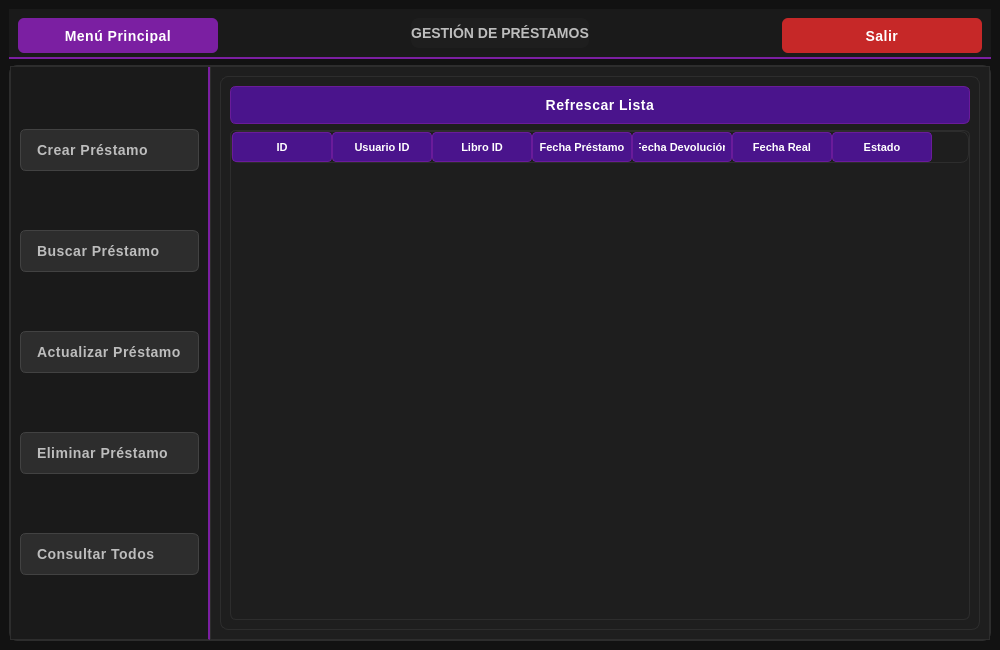
<?xml version="1.0" encoding="UTF-8"?>
<ui version="4.0">
 <class>MainWindow</class>
 <widget class="QMainWindow" name="MainWindow">
  <property name="geometry">
   <rect>
    <x>0</x>
    <y>0</y>
    <width>1000</width>
    <height>650</height>
   </rect>
  </property>
  <property name="windowTitle">
   <string>Sistema de Biblioteca - Gestión de Préstamos</string>
  </property>
  <property name="styleSheet">
   <string notr="true">/* === Estilo general - Tema Oscuro Biblioteca === */
QMainWindow {
    background-color: #121212;
    color: #e0e0e0;
    font-family: &quot;Segoe UI&quot;, &quot;SF Pro Display&quot;, &quot;Roboto&quot;, sans-serif;
    font-size: 14px;
    font-weight: 400;
}

/* === Frames === */
QFrame {
    background-color: #1e1e1e;
    border-radius: 8px;
    border: 1px solid #2d2d2d;
}

/* Barra superior */
#frame_superior {
    background-color: #1a1a1a;
    border: none;
    border-radius: 0px;
    border-bottom: 2px solid #7b1fa2;
}

/* Panel lateral */
#frame_lateral {
    background-color: #1a1a1a;
    border-right: 2px solid #7b1fa2;
    border-radius: 0px;
}

/* Área principal */
#frame_paginas {
    background-color: #1e1e1e;
    border-radius: 0px;
}

/* === Botones === */
QPushButton {
    background-color: #4a148c;
    color: #ffffff;
    border: 1px solid #6a1b9a;
    border-radius: 6px;
    padding: 10px 16px;
    font-weight: 500;
    font-size: 14px;
    letter-spacing: 0.5px;
    background: qlineargradient(x1:0, y1:0, x2:0, y2:1,
        stop:0 #7b1fa2, stop:1 #4a148c);
}

QPushButton:hover {
    background-color: #6a1b9a;
    color: #ffffff;
    border: 1px solid #8e24aa;
}

QPushButton:pressed {
    background-color: #38006b;
    color: #ffffff;
    border: 1px solid #4a148c;
    background: qlineargradient(x1:0, y1:0, x2:0, y2:1,
        stop:0 #4a148c, stop:1 #38006b);
}

/* Botón principal (Menú) */
#boton_menu {
    background-color: #7b1fa2;
    color: white;
    border: none;
    font-weight: 600;
    background: qlineargradient(x1:0, y1:0, x2:0, y2:1,
        stop:0 #9c27b0, stop:1 #7b1fa2);
}
#boton_menu:hover {
    background-color: #8e24aa;
    background: qlineargradient(x1:0, y1:0, x2:0, y2:1,
        stop:0 #ab47bc, stop:1 #8e24aa);
}
#boton_menu:pressed {
    background-color: #6a1b9a;
    background: qlineargradient(x1:0, y1:0, x2:0, y2:1,
        stop:0 #7b1fa2, stop:1 #6a1b9a);
}

/* Botón salir */
#boton_salir {
    background-color: #c62828;
    color: white;
    border: none;
    background: qlineargradient(x1:0, y1:0, x2:0, y2:1,
        stop:0 #ef5350, stop:1 #b71c1c);
}
#boton_salir:hover {
    background-color: #d32f2f;
    background: qlineargradient(x1:0, y1:0, x2:0, y2:1,
        stop:0 #f44336, stop:1 #c62828);
}
#boton_salir:pressed {
    background-color: #b71c1c;
    background: qlineargradient(x1:0, y1:0, x2:0, y2:1,
        stop:0 #c62828, stop:1 #b71c1c);
}

/* === Campos de texto === */
QLineEdit {
    background-color: #2d2d2d;
    color: #e0e0e0;
    border: 1px solid #424242;
    border-radius: 4px;
    padding: 8px 12px;
    font-size: 14px;
    font-weight: 400;
    selection-background-color: #7b1fa2;
}

QLineEdit:focus {
    border: 1px solid #7b1fa2;
    background-color: #333333;
    box-shadow: 0px 0px 5px rgba(123, 31, 162, 0.5);
}

QLineEdit:placeholder {
    color: #666666;
}

/* === Labels === */
QLabel {
    color: #bdbdbd;
    font-weight: 500;
    font-size: 14px;
    border: none;
}

/* Label inferior o secundario */
#label_mensaje {
    color: #9e9e9e;
    font-size: 10px;
    font-style: italic;
}

/* === Stacked Widget === */
QStackedWidget {
    background-color: #1e1e1e;
    border: 1px solid #2d2d2d;
    border-radius: 8px;
}

/* === Scrollbars === */
QScrollBar:vertical {
    border: none;
    background: #2d2d2d;
    width: 12px;
    border-radius: 6px;
}
QScrollBar::handle:vertical {
    background: #4a148c;
    min-height: 25px;
    border-radius: 6px;
}
QScrollBar::handle:vertical:hover {
    background: #6a1b9a;
}
QScrollBar::add-line:vertical,
QScrollBar::sub-line:vertical {
    height: 0;
}

QScrollBar:horizontal {
    border: none;
    background: #2d2d2d;
    height: 12px;
    border-radius: 6px;
}
QScrollBar::handle:horizontal {
    background: #4a148c;
    min-width: 25px;
    border-radius: 6px;
}
QScrollBar::handle:horizontal:hover {
    background: #6a1b9a;
}

/* === Layouts === */
QVBoxLayout, QHBoxLayout {
    spacing: 12px;
}

/* === Botones laterales === */
#boton_crear, #boton_buscar, #boton_actualizar, #boton_eliminar, #boton_consultar_todos {
    background-color: #2d2d2d;
    border: 1px solid #424242;
    color: #bdbdbd;
    font-weight: 500;
    font-size: 14px;
    text-align: left;
    padding: 12px 16px;
}

#boton_crear:hover, 
#boton_buscar:hover, 
#boton_actualizar:hover, 
#boton_eliminar:hover,
#boton_consultar_todos:hover {
    background-color: #333333;
    border: 1px solid #7b1fa2;
    color: #e0e0e0;
    background: qlineargradient(x1:0, y1:0, x2:1, y2:0,
        stop:0 #2d2d2d, stop:1 #4a148c);
}

#boton_crear:pressed, 
#boton_buscar:pressed, 
#boton_actualizar:pressed, 
#boton_eliminar:pressed,
#boton_consultar_todos:pressed {
    background-color: #4a148c;
    border: 1px solid #6a1b9a;
    color: #ffffff;
}

/* === Tooltips === */
QToolTip {
    background-color: #2d2d2d;
    color: #e0e0e0;
    border: 1px solid #7b1fa2;
    padding: 8px;
    border-radius: 6px;
    font-size: 13px;
    font-weight: 500;
    box-shadow: 0px 2px 10px rgba(0, 0, 0, 0.3);
}

/* === Tablas === */
QTableWidget {
    background-color: #1e1e1e;
    color: #e0e0e0;
    gridline-color: #424242;
    border: 1px solid #2d2d2d;
    border-radius: 6px;
    font-size: 13px;
    font-weight: 400;
    selection-background-color: #7b1fa2;
    selection-color: #ffffff;
    alternate-background-color: #252525;
}

QHeaderView::section {
    background-color: #4a148c;
    color: #ffffff;
    border: 1px solid #6a1b9a;
    border-radius: 4px;
    font-weight: 600;
    font-size: 13px;
    padding: 8px;
}

QHeaderView::section:hover {
    background-color: #6a1b9a;
}

QTableWidget::item {
    padding: 6px;
    border: none;
}

QTableWidget::item:selected {
    background-color: #7b1fa2;
    color: #ffffff;
}

/* Efectos adicionales para profundidad */
#frame_superior {
    border-bottom: 2px solid #7b1fa2;
}

#frame_lateral {
    border-right: 2px solid #7b1fa2;
}

/* Efectos de sombra suaves */
QFrame {
    box-shadow: 0px 2px 8px rgba(0, 0, 0, 0.2);
}

QPushButton {
    box-shadow: 0px 2px 4px rgba(0, 0, 0, 0.3);
}

QLineEdit:focus {
    box-shadow: 0px 0px 8px rgba(123, 31, 162, 0.4);
}</string>
  </property>
  <widget class="QWidget" name="centralwidget">
   <layout class="QVBoxLayout" name="verticalLayout" stretch="1,8">
    <item>
     <widget class="QFrame" name="frame_superior">
      <property name="minimumSize">
       <size>
        <width>0</width>
        <height>50</height>
       </size>
      </property>
      <property name="maximumSize">
       <size>
        <width>16777215</width>
        <height>50</height>
       </size>
      </property>
      <property name="frameShape">
       <enum>QFrame::StyledPanel</enum>
      </property>
      <property name="frameShadow">
       <enum>QFrame::Raised</enum>
      </property>
      <layout class="QHBoxLayout" name="horizontalLayout">
       <item>
        <widget class="QPushButton" name="boton_menu">
         <property name="minimumSize">
          <size>
           <width>200</width>
           <height>35</height>
          </size>
         </property>
         <property name="text">
          <string>Menú Principal</string>
         </property>
        </widget>
       </item>
       <item>
        <spacer name="horizontalSpacer">
         <property name="orientation">
          <enum>Qt::Horizontal</enum>
         </property>
         <property name="sizeHint" stdset="0">
          <size>
           <width>226</width>
           <height>20</height>
          </size>
         </property>
        </spacer>
       </item>
       <item>
        <widget class="QLabel" name="label_titulo">
         <property name="text">
          <string>GESTIÓN DE PRÉSTAMOS</string>
         </property>
         <property name="alignment">
          <set>Qt::AlignCenter</set>
         </property>
        </widget>
       </item>
       <item>
        <spacer name="horizontalSpacer_2">
         <property name="orientation">
          <enum>Qt::Horizontal</enum>
         </property>
         <property name="sizeHint" stdset="0">
          <size>
           <width>226</width>
           <height>20</height>
          </size>
         </property>
        </spacer>
       </item>
       <item>
        <widget class="QPushButton" name="boton_salir">
         <property name="minimumSize">
          <size>
           <width>200</width>
           <height>35</height>
          </size>
         </property>
         <property name="text">
          <string>Salir</string>
         </property>
        </widget>
       </item>
      </layout>
     </widget>
    </item>
    <item>
     <widget class="QFrame" name="frame_central">
      <property name="frameShape">
       <enum>QFrame::StyledPanel</enum>
      </property>
      <property name="frameShadow">
       <enum>QFrame::Raised</enum>
      </property>
      <layout class="QHBoxLayout" name="horizontalLayout_2">
       <property name="spacing">
        <number>0</number>
       </property>
       <property name="leftMargin">
        <number>0</number>
       </property>
       <property name="topMargin">
        <number>0</number>
       </property>
       <property name="rightMargin">
        <number>0</number>
       </property>
       <property name="bottomMargin">
        <number>0</number>
       </property>
       <item>
        <widget class="QFrame" name="frame_lateral">
         <property name="minimumSize">
          <size>
           <width>200</width>
           <height>0</height>
          </size>
         </property>
         <property name="maximumSize">
          <size>
           <width>200</width>
           <height>16777215</height>
          </size>
         </property>
         <property name="frameShape">
          <enum>QFrame::StyledPanel</enum>
         </property>
         <property name="frameShadow">
          <enum>QFrame::Raised</enum>
         </property>
         <layout class="QVBoxLayout" name="verticalLayout_2">
          <item>
           <widget class="QPushButton" name="boton_crear">
            <property name="text">
             <string>Crear Préstamo</string>
            </property>
           </widget>
          </item>
          <item>
           <widget class="QPushButton" name="boton_buscar">
            <property name="text">
             <string>Buscar Préstamo</string>
            </property>
           </widget>
          </item>
          <item>
           <widget class="QPushButton" name="boton_actualizar">
            <property name="text">
             <string>Actualizar Préstamo</string>
            </property>
           </widget>
          </item>
          <item>
           <widget class="QPushButton" name="boton_eliminar">
            <property name="text">
             <string>Eliminar Préstamo</string>
            </property>
           </widget>
          </item>
          <item>
           <widget class="QPushButton" name="boton_consultar_todos">
            <property name="text">
             <string>Consultar Todos</string>
            </property>
           </widget>
          </item>
         </layout>
        </widget>
       </item>
       <item>
        <widget class="QFrame" name="frame_paginas">
         <property name="frameShape">
          <enum>QFrame::StyledPanel</enum>
         </property>
         <property name="frameShadow">
          <enum>QFrame::Raised</enum>
         </property>
         <layout class="QVBoxLayout" name="verticalLayout_3">
          <item>
           <widget class="QStackedWidget" name="stackedWidget">
            <property name="currentIndex">
             <number>4</number>
            </property>
            <widget class="QWidget" name="page_crear">
             <layout class="QHBoxLayout" name="horizontalLayout_3">
              <item>
               <layout class="QVBoxLayout" name="verticalLayout_4">
                <item>
                 <layout class="QGridLayout" name="gridLayout_crear">
                  <item row="0" column="0">
                   <widget class="QLabel" name="label_usuario_id_crear">
                    <property name="text">
                     <string>ID Usuario</string>
                    </property>
                   </widget>
                  </item>
                  <item row="0" column="1">
                   <widget class="QLineEdit" name="usuario_id_crear">
                    <property name="minimumSize">
                     <size>
                      <width>150</width>
                      <height>0</height>
                     </size>
                    </property>
                    <property name="placeholderText">
                     <string>ID del usuario</string>
                    </property>
                   </widget>
                  </item>
                  <item row="1" column="0">
                   <widget class="QLabel" name="label_libro_id_crear">
                    <property name="text">
                     <string>ID Libro</string>
                    </property>
                   </widget>
                  </item>
                  <item row="1" column="1">
                   <widget class="QLineEdit" name="libro_id_crear">
                    <property name="placeholderText">
                     <string>ID del libro</string>
                    </property>
                   </widget>
                  </item>
                  <item row="2" column="0">
                   <widget class="QLabel" name="label_fecha_prestamo_crear">
                    <property name="text">
                     <string>Fecha Préstamo</string>
                    </property>
                   </widget>
                  </item>
                  <item row="2" column="1">
                   <widget class="QLineEdit" name="fecha_prestamo_crear">
                    <property name="placeholderText">
                     <string>YYYY-MM-DD HH:MM:SS</string>
                    </property>
                   </widget>
                  </item>
                  <item row="3" column="0">
                   <widget class="QLabel" name="label_fecha_devolucion_crear">
                    <property name="text">
                     <string>Fecha Devolución</string>
                    </property>
                   </widget>
                  </item>
                  <item row="3" column="1">
                   <widget class="QLineEdit" name="fecha_devolucion_crear">
                    <property name="placeholderText">
                     <string>YYYY-MM-DD HH:MM:SS</string>
                    </property>
                   </widget>
                  </item>
                  <item row="4" column="0">
                   <widget class="QLabel" name="label_fecha_devolucion_real_crear">
                    <property name="text">
                     <string>Fecha Devolución Real</string>
                    </property>
                   </widget>
                  </item>
                  <item row="4" column="1">
                   <widget class="QLineEdit" name="fecha_devolucion_real_crear">
                    <property name="placeholderText">
                     <string>YYYY-MM-DD HH:MM:SS (Opcional)</string>
                    </property>
                   </widget>
                  </item>
                  <item row="5" column="0">
                   <widget class="QLabel" name="label_estado_crear">
                    <property name="text">
                     <string>Estado</string>
                    </property>
                   </widget>
                  </item>
                  <item row="5" column="1">
                   <widget class="QLineEdit" name="estado_crear">
                    <property name="placeholderText">
                     <string>Activo, Devuelto, Vencido</string>
                    </property>
                   </widget>
                  </item>
                 </layout>
                </item>
                <item>
                 <widget class="QPushButton" name="accion_guardar">
                  <property name="text">
                   <string>Guardar Préstamo</string>
                  </property>
                 </widget>
                </item>
               </layout>
              </item>
             </layout>
            </widget>
            <widget class="QWidget" name="page_buscar">
             <layout class="QVBoxLayout" name="verticalLayout_7">
              <item>
               <layout class="QGridLayout" name="gridLayout_buscar">
                <item row="0" column="0">
                 <widget class="QLabel" name="label_prestamo_id_buscar">
                  <property name="text">
                   <string>ID Préstamo</string>
                  </property>
                 </widget>
                </item>
                <item row="0" column="1">
                 <widget class="QLineEdit" name="prestamo_id_buscar">
                  <property name="minimumSize">
                   <size>
                    <width>150</width>
                    <height>0</height>
                   </size>
                  </property>
                  <property name="placeholderText">
                   <string>Ingrese ID a buscar</string>
                  </property>
                 </widget>
                </item>
                <item row="0" column="2">
                 <widget class="QPushButton" name="buscar_buscar">
                  <property name="text">
                   <string>Buscar</string>
                  </property>
                 </widget>
                </item>
                <item row="1" column="0">
                 <widget class="QLabel" name="label_usuario_id_buscar">
                  <property name="text">
                   <string>ID Usuario</string>
                  </property>
                 </widget>
                </item>
                <item row="1" column="1">
                 <widget class="QLineEdit" name="usuario_id_buscar"/>
                </item>
                <item row="2" column="0">
                 <widget class="QLabel" name="label_libro_id_buscar">
                  <property name="text">
                   <string>ID Libro</string>
                  </property>
                 </widget>
                </item>
                <item row="2" column="1">
                 <widget class="QLineEdit" name="libro_id_buscar"/>
                </item>
                <item row="3" column="0">
                 <widget class="QLabel" name="label_fecha_prestamo_buscar">
                  <property name="text">
                   <string>Fecha Préstamo</string>
                  </property>
                 </widget>
                </item>
                <item row="3" column="1">
                 <widget class="QLineEdit" name="fecha_prestamo_buscar"/>
                </item>
                <item row="4" column="0">
                 <widget class="QLabel" name="label_fecha_devolucion_buscar">
                  <property name="text">
                   <string>Fecha Devolución</string>
                  </property>
                 </widget>
                </item>
                <item row="4" column="1">
                 <widget class="QLineEdit" name="fecha_devolucion_buscar"/>
                </item>
                <item row="5" column="0">
                 <widget class="QLabel" name="label_fecha_devolucion_real_buscar">
                  <property name="text">
                   <string>Fecha Devolución Real</string>
                  </property>
                 </widget>
                </item>
                <item row="5" column="1">
                 <widget class="QLineEdit" name="fecha_devolucion_real_buscar"/>
                </item>
                <item row="6" column="0">
                 <widget class="QLabel" name="label_estado_buscar">
                  <property name="text">
                   <string>Estado</string>
                  </property>
                 </widget>
                </item>
                <item row="6" column="1">
                 <widget class="QLineEdit" name="estado_buscar"/>
                </item>
               </layout>
              </item>
              <item>
               <widget class="QPushButton" name="accion_limpiar">
                <property name="text">
                 <string>Limpiar Búsqueda</string>
                </property>
               </widget>
              </item>
             </layout>
            </widget>
            <widget class="QWidget" name="page_actualizar">
             <layout class="QHBoxLayout" name="horizontalLayout_4">
              <item>
               <layout class="QVBoxLayout" name="verticalLayout_5">
                <item>
                 <layout class="QGridLayout" name="gridLayout_actualizar">
                  <item row="0" column="0">
                   <widget class="QLabel" name="label_prestamo_id_actualizar">
                    <property name="text">
                     <string>ID Préstamo</string>
                    </property>
                   </widget>
                  </item>
                  <item row="0" column="1">
                   <widget class="QLineEdit" name="prestamo_id_actualizar">
                    <property name="minimumSize">
                     <size>
                      <width>150</width>
                      <height>0</height>
                     </size>
                    </property>
                    <property name="placeholderText">
                     <string>Ingrese ID a actualizar</string>
                    </property>
                   </widget>
                  </item>
                  <item row="0" column="2">
                   <widget class="QPushButton" name="buscar_actualizar">
                    <property name="text">
                     <string>Buscar</string>
                    </property>
                   </widget>
                  </item>
                  <item row="1" column="0">
                   <widget class="QLabel" name="label_usuario_id_actualizar">
                    <property name="text">
                     <string>ID Usuario</string>
                    </property>
                   </widget>
                  </item>
                  <item row="1" column="1">
                   <widget class="QLineEdit" name="usuario_id_actualizar"/>
                  </item>
                  <item row="2" column="0">
                   <widget class="QLabel" name="label_libro_id_actualizar">
                    <property name="text">
                     <string>ID Libro</string>
                    </property>
                   </widget>
                  </item>
                  <item row="2" column="1">
                   <widget class="QLineEdit" name="libro_id_actualizar"/>
                  </item>
                  <item row="3" column="0">
                   <widget class="QLabel" name="label_fecha_prestamo_actualizar">
                    <property name="text">
                     <string>Fecha Préstamo</string>
                    </property>
                   </widget>
                  </item>
                  <item row="3" column="1">
                   <widget class="QLineEdit" name="fecha_prestamo_actualizar"/>
                  </item>
                  <item row="4" column="0">
                   <widget class="QLabel" name="label_fecha_devolucion_actualizar">
                    <property name="text">
                     <string>Fecha Devolución</string>
                    </property>
                   </widget>
                  </item>
                  <item row="4" column="1">
                   <widget class="QLineEdit" name="fecha_devolucion_actualizar"/>
                  </item>
                  <item row="5" column="0">
                   <widget class="QLabel" name="label_fecha_devolucion_real_actualizar">
                    <property name="text">
                     <string>Fecha Devolución Real</string>
                    </property>
                   </widget>
                  </item>
                  <item row="5" column="1">
                   <widget class="QLineEdit" name="fecha_devolucion_real_actualizar"/>
                  </item>
                  <item row="6" column="0">
                   <widget class="QLabel" name="label_estado_actualizar">
                    <property name="text">
                     <string>Estado</string>
                    </property>
                   </widget>
                  </item>
                  <item row="6" column="1">
                   <widget class="QLineEdit" name="estado_actualizar"/>
                  </item>
                 </layout>
                </item>
                <item>
                 <widget class="QPushButton" name="accion_actualizar">
                  <property name="text">
                   <string>Actualizar Préstamo</string>
                  </property>
                 </widget>
                </item>
               </layout>
              </item>
             </layout>
            </widget>
            <widget class="QWidget" name="page_eliminar">
             <layout class="QVBoxLayout" name="verticalLayout_6">
              <item>
               <layout class="QGridLayout" name="gridLayout_eliminar">
                <item row="0" column="0">
                 <widget class="QLabel" name="label_prestamo_id_eliminar">
                  <property name="text">
                   <string>ID Préstamo</string>
                  </property>
                 </widget>
                </item>
                <item row="0" column="1">
                 <widget class="QLineEdit" name="prestamo_id_eliminar">
                  <property name="minimumSize">
                   <size>
                    <width>150</width>
                    <height>0</height>
                   </size>
                  </property>
                  <property name="placeholderText">
                   <string>Ingrese ID a eliminar</string>
                  </property>
                 </widget>
                </item>
                <item row="0" column="2">
                 <widget class="QPushButton" name="buscar_eliminar">
                  <property name="text">
                   <string>Buscar</string>
                  </property>
                 </widget>
                </item>
                <item row="1" column="0">
                 <widget class="QLabel" name="label_usuario_id_eliminar">
                  <property name="text">
                   <string>ID Usuario</string>
                  </property>
                 </widget>
                </item>
                <item row="1" column="1">
                 <widget class="QLineEdit" name="usuario_id_eliminar"/>
                </item>
                <item row="2" column="0">
                 <widget class="QLabel" name="label_libro_id_eliminar">
                  <property name="text">
                   <string>ID Libro</string>
                  </property>
                 </widget>
                </item>
                <item row="2" column="1">
                 <widget class="QLineEdit" name="libro_id_eliminar"/>
                </item>
                <item row="3" column="0">
                 <widget class="QLabel" name="label_fecha_prestamo_eliminar">
                  <property name="text">
                   <string>Fecha Préstamo</string>
                  </property>
                 </widget>
                </item>
                <item row="3" column="1">
                 <widget class="QLineEdit" name="fecha_prestamo_eliminar"/>
                </item>
                <item row="4" column="0">
                 <widget class="QLabel" name="label_fecha_devolucion_eliminar">
                  <property name="text">
                   <string>Fecha Devolución</string>
                  </property>
                 </widget>
                </item>
                <item row="4" column="1">
                 <widget class="QLineEdit" name="fecha_devolucion_eliminar"/>
                </item>
                <item row="5" column="0">
                 <widget class="QLabel" name="label_fecha_devolucion_real_eliminar">
                  <property name="text">
                   <string>Fecha Devolución Real</string>
                  </property>
                 </widget>
                </item>
                <item row="5" column="1">
                 <widget class="QLineEdit" name="fecha_devolucion_real_eliminar"/>
                </item>
                <item row="6" column="0">
                 <widget class="QLabel" name="label_estado_eliminar">
                  <property name="text">
                   <string>Estado</string>
                  </property>
                 </widget>
                </item>
                <item row="6" column="1">
                 <widget class="QLineEdit" name="estado_eliminar"/>
                </item>
               </layout>
              </item>
              <item>
               <widget class="QPushButton" name="accion_eliminar">
                <property name="text">
                 <string>Eliminar Préstamo</string>
                </property>
               </widget>
              </item>
             </layout>
            </widget>
            <widget class="QWidget" name="page_consultar_todos">
             <layout class="QVBoxLayout" name="verticalLayout_9">
              <item>
               <widget class="QPushButton" name="boton_refrescar">
                <property name="text">
                 <string>Refrescar Lista</string>
                </property>
               </widget>
              </item>
              <item>
               <widget class="QTableWidget" name="tabla_prestamos">
                <property name="styleSheet">
                 <string notr="true">/* Tabla personalizada para préstamos */
QTableWidget {
    background-color: #1e1e1e;
    color: #e0e0e0;
    gridline-color: #424242;
    border: 1px solid #2d2d2d;
    border-radius: 6px;
    font-size: 11px;
    font-weight: 400;
    selection-background-color: #7b1fa2;
    selection-color: #ffffff;
    alternate-background-color: #252525;
}

QHeaderView::section {
    background-color: #4a148c;
    color: #ffffff;
    border: 1px solid #6a1b9a;
    border-radius: 4px;
    font-weight: 600;
    font-size: 11px;
    padding: 6px;
}

QTableWidget::item {
    padding: 4px;
    border: none;
}</string>
                </property>
                <column>
                 <property name="text">
                  <string>ID</string>
                 </property>
                </column>
                <column>
                 <property name="text">
                  <string>Usuario ID</string>
                 </property>
                </column>
                <column>
                 <property name="text">
                  <string>Libro ID</string>
                 </property>
                </column>
                <column>
                 <property name="text">
                  <string>Fecha Préstamo</string>
                 </property>
                </column>
                <column>
                 <property name="text">
                  <string>Fecha Devolución</string>
                 </property>
                </column>
                <column>
                 <property name="text">
                  <string>Fecha Real</string>
                 </property>
                </column>
                <column>
                 <property name="text">
                  <string>Estado</string>
                 </property>
                </column>
               </widget>
              </item>
             </layout>
            </widget>
           </widget>
          </item>
         </layout>
        </widget>
       </item>
      </layout>
     </widget>
    </item>
   </layout>
  </widget>
 </widget>
 <resources/>
 <connections/>
</ui>
